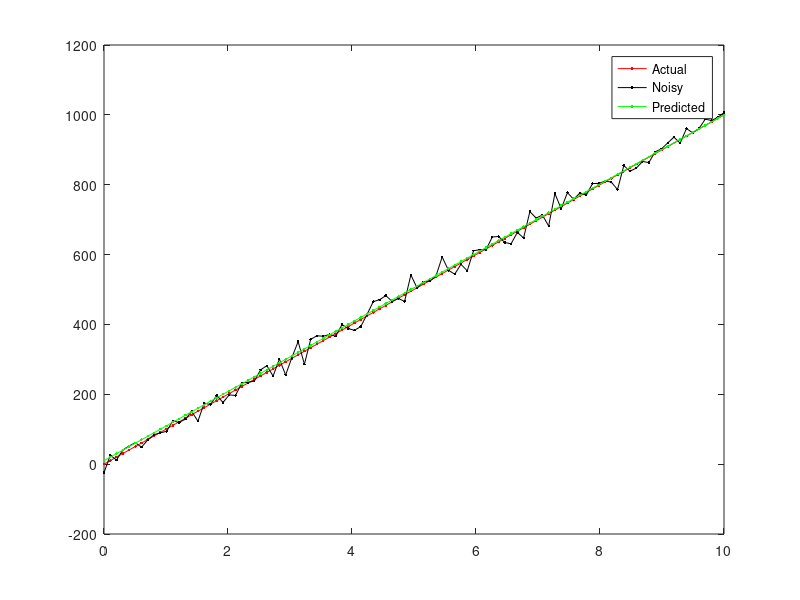

Source code (MATLAB):
% Constants
g = 0;%-9.81; % m/s^2
n = 100; % number of points in trajectory

% Ball init conditions
p0 = 0; % m
v0 = 100;%55; % m/s

% Time
t0 = 0; % s
%tf = (-v0-sqrt(v0*v0-4*0.5*g*p0))/(2*0.5*g); % s
tf = 10;
t = linspace(t0,tf,n);
dt = (tf-t0)/n;

% Actual Trajectory
pf = p0 + v0*t + 0.5*g*t.*t;

% Noisy Trajectory
rng('default'); % For repeatability
stdev = 20; % Standard deviation of noise (normal distribution mean=0)
noisy = pf + stdev*randn(1,n);

% Kalman filter

A = [1 dt; 0 1]; % state transition matrix, expected trajectory
B = [dt^2/2; dt]; % input control matrix, expected effect of input accel
C = [1 0]; % measrement matrix, expected measurement

u = g; % acc mag
Q = [p0; v0];
Q_est = Q;
acc_noise_mag = 0.05;
sensor_noise_mag = 10;
Ez = sensor_noise_mag^2;
Ex = acc_noise_mag^2 * [dt^4/4 dt^3/2; dt^3/2 dt^2];
P = Ex; % Estimate of initial position variance


Q_loc_est = [];
vel_est = [];
P_est = P;
P_mag_est = [];
pred_state = [];
pred_var = [];

for i = 1:n
    Q_est = A * Q_est + B * u;
    
    %pred_state = [pred_state; Q_est(1)];
    P = A * P * A' + Ex;
    %pred_var = [pred_var; P];
    K = P*C'*inv(C*P*C'+Ez);
    Q_est = Q_est + K * (noisy(i) - C*Q_est);
    P = ( eye(2) - K*C ) * P;
    
    Q_loc_est = [Q_loc_est; Q_est(1)];
    %vel_est = [vel_est; Q_est(2)];
    %P_mag_est = [P_mag_est; P(1)];
end


% Plotting
plot(t,pf,'r.-',t,noisy,'k.-', t,Q_loc_est,'g.-');
legend('Actual','Noisy','Predicted');